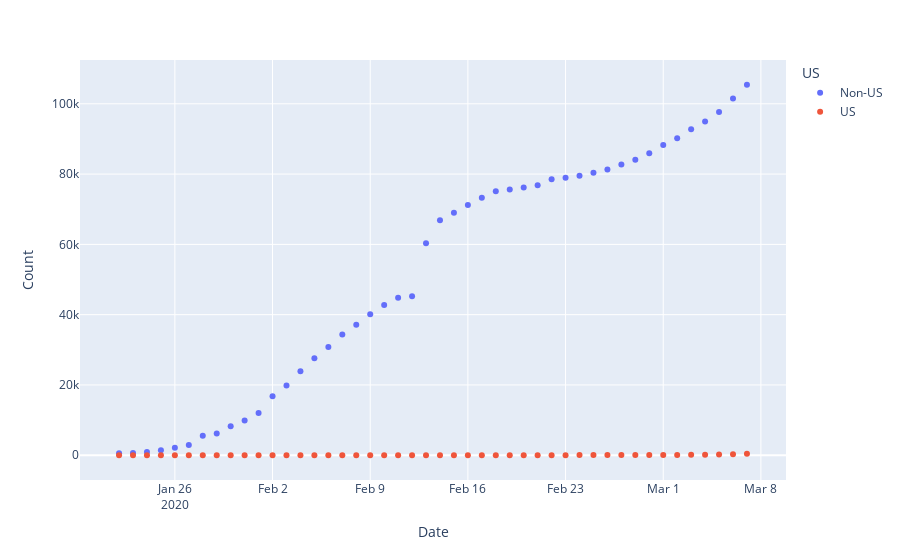

The code cell stored with this chart in its notebook:
### Code cell
tidy_df = tidy_df.groupby(['US', 'Date', 'Type']).sum().reset_index()
px.scatter(tidy_df[tidy_df['Type']=='Confirmed'], 
           x='Date', 
           y='Count', 
           color='US')
